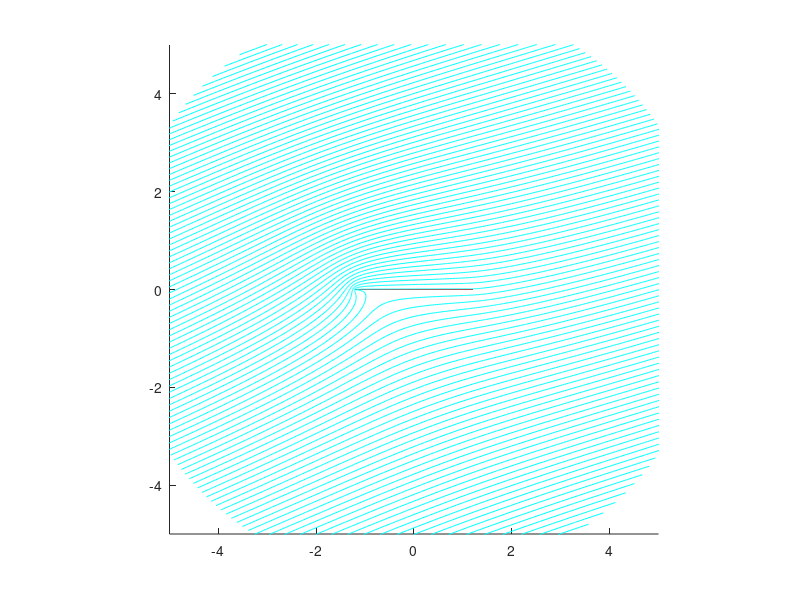

MATLAB code to generate this figure:
% Flow properties
a = 0.6;
U = 3;
alpha = pi / 9;

% Field properties
[theta,r] = meshgrid(0:0.01*pi:2*pi,a:(6-a)/200:6);
[x,y] = pol2cart(theta,r);

z = x + 1i * y;

% Uniform flow
Funiform = U .* z .* exp(-1i * alpha);

% Doublet flow (where mu is expressed as a function of U and a)
Fdoublet = U * a.^2 * exp(1i * alpha) ./ z;

% Kutta conditionn
gamma = -4 * pi * a * U * sin(alpha);
Fvortex = -1i * gamma / (2 * pi) .* log(z);

F = Funiform + Fdoublet + Fvortex;

psi = imag(F);
phi = real(F);

zeta = z + a.^2 ./ z;
xi = real(zeta);
yi = imag(zeta);

hold on;
xl = -2 * a : 0.1 : 2 * a;
yl = zeros(length(xl));
plot(xl,yl,'r');

contour(xi,yi,psi,101,'c');
%contour(xi,yi,phi,101,'r');%
axis([-5 5 -5 5])
daspect([1 1 1])